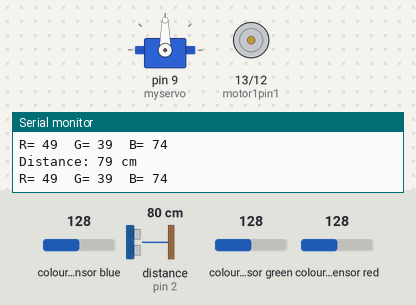
Recording of a sketch running on a simulated Arduino Uno, built with avr-gcc and run on an emulated ATmega328P. Shown: servo, motor-driver pin pairs drawn as motors (green arrow = first pin HIGH = forward, orange = second pin HIGH = backward, longer = more drive), the last lines printed to the serial monitor. Wiring (inferred from the names in the program): TCS3200 colour sensor: output pin 5; S2 pin 6; S3 pin 7; S0 pin 3; S1 pin 4. Inputs (shaded band) come from the test bench; at power-on: colour sensor blue 128, colour sensor green 128, colour sensor red 128, distance to the obstacle (sensor on pin 2) 80 cm. The echo pulse lasts 58.3 µs per cm.

Above: at 1.2 s.
1.3 s: colour sensor blue set to 136
At 1.9 s:
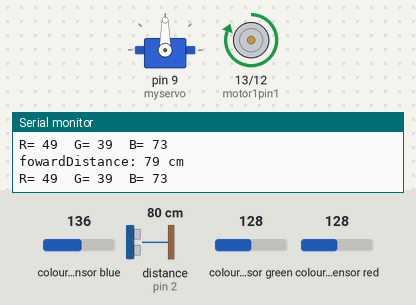
2.9 s: colour sensor green set to 134
5.9 s: colour sensor green set to 140
At 7.3 s:
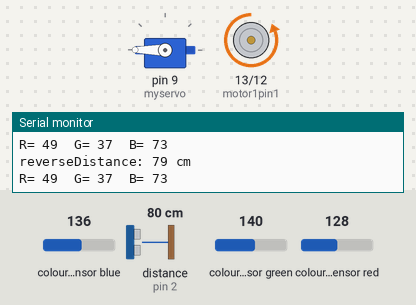
7.6 s: colour sensor red set to 191
At 9.0 s:
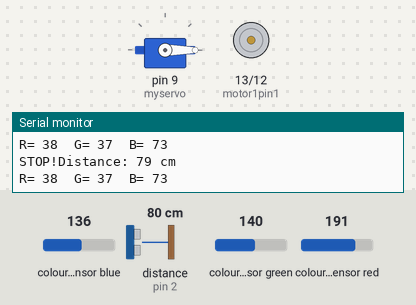
9.3 s: colour sensor blue set to 250
At 9.7 s:
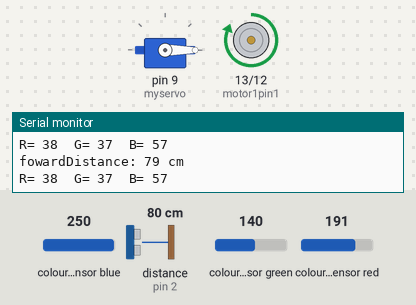
Timing chart, 0 to 11.8 s (numbered marks = the images above; inputs shaded):
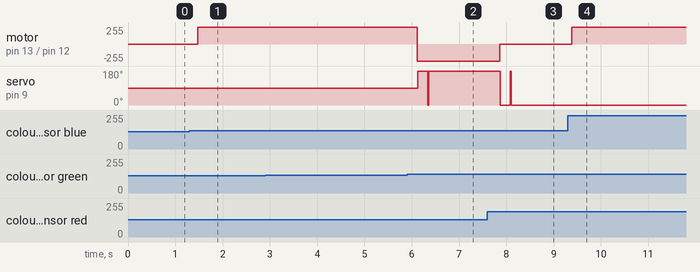

The sketch:

color-motor.ino
```cpp
#include <Servo.h>

#define S0 3
#define S1 4
#define S2 6
#define S3 7
#define echoPin 2
#define trigPin 1
#define sensorOut 5
int motor1pin1 = 13;
int motor1pin2 = 12;
int motor2pin1 = 11;
int motor2pin2 = 10;
Servo myservo;

int frequencyRed = 0;
int frequencyGreen = 0;
int frequencyBlue = 0;

long duration; // variable for the duration of sound wave travel
int distance;
float i=0;
int pos = 9;

void setup() {

  myservo.attach(9);
  pinMode(motor1pin1, OUTPUT);
  pinMode(motor1pin2, OUTPUT);
  pinMode(trigPin, OUTPUT); // Sets the trigPin as an OUTPUT
  pinMode(echoPin, INPUT); // Sets the echoPin as an INPUT
  Serial.begin(9600); // // Serial Communication is starting with 9600 of baudrate speed
  pinMode(S0, OUTPUT);
  pinMode(S1, OUTPUT);
  pinMode(S2, OUTPUT);
  pinMode(S3, OUTPUT);
  pinMode(sensorOut, INPUT);

  // Setting frequency-scaling to 20%
  digitalWrite(S0,HIGH);
  digitalWrite(S1,LOW);


}


void drive(int r, int g, int b) {
  if( r < g && r < b ){
    Serial.print("STOP!");
    digitalWrite(motor1pin1, LOW);
    digitalWrite(motor1pin2, LOW);
    digitalWrite(motor2pin1, LOW);
    digitalWrite(motor2pin2, LOW);
    for (pos = 180; pos >= 0; pos -= 2) { // goes from 180 degrees to 0 degrees
    myservo.write(pos);              // tell servo to go to position in variable 'pos'
                          // waits 15ms for the servo to reach the position
  }
  }
  if( g < b && g < r ) {
    Serial.print("reverse");
    digitalWrite(motor1pin1, LOW);
    digitalWrite(motor1pin2, HIGH);
    digitalWrite(motor2pin1, HIGH);
    digitalWrite(motor2pin2, LOW);

    for (pos = 0; pos <= 180; pos += 2) { // goes from 0 degrees to 180 degrees
    // in steps of 1 degree
    myservo.write(pos);              // tell servo to go to position in variable 'pos'
                          // waits 15ms for the servo to reach the position
  }


  }
  if( b < g && b < r ) {
    Serial.print("foward");
    digitalWrite(motor1pin1, HIGH);
    digitalWrite(motor1pin2, LOW);
    digitalWrite(motor2pin1, LOW);
    digitalWrite(motor2pin2, HIGH);


  }
}


long microsecondsToInches(long microseconds) {
   return microseconds / 74 / 2;
}

long microsecondsToCentimeters(long microseconds) {
   return microseconds / 29 / 2;
}

void loop() {
  //motor section of code
  // Clears the trigPin condition
  digitalWrite(trigPin, LOW);
  delayMicroseconds(2);
  // Sets the trigPin HIGH (ACTIVE) for 10 microseconds
  digitalWrite(trigPin, HIGH);
  delayMicroseconds(10);
  digitalWrite(trigPin, LOW);
  // Reads the echoPin, returns the sound wave travel time in microseconds
  duration = pulseIn(echoPin, HIGH);
  // Calculating the distance
  distance = duration * 0.034 / 2; // Speed of sound wave divided by 2 (go and back)
  // Displays the distance on the Serial Monitor
  Serial.print("Distance: ");
  Serial.print(distance);
  Serial.println(" cm");


   // Setting red filtered photodiodes to be read
  digitalWrite(S2,LOW);
  digitalWrite(S3,LOW);
  // Reading the output frequency
  frequencyRed = pulseIn(sensorOut, LOW);
  // Printing the value on the serial monitor
  Serial.print("R= ");//printing name
  Serial.print(frequencyRed+10);//printing RED color frequency
  Serial.print("  ");
  delay(100);
  // Setting Green filtered photodiodes to be read
  digitalWrite(S2,HIGH);
  digitalWrite(S3,HIGH);
  // Reading the output frequency
  frequencyGreen = pulseIn(sensorOut, LOW);
  // Printing the value on the serial monitor
  Serial.print("G= ");//printing name
  Serial.print(frequencyGreen);//printing RED color frequency
  Serial.print("  ");
  delay(100);
  // Setting Blue filtered photodiodes to be read
  digitalWrite(S2,LOW);
  digitalWrite(S3,HIGH);
  // Reading the output frequency
  frequencyBlue = pulseIn(sensorOut, LOW);
  // Printing the value on the serial monitor
  Serial.print("B= ");//printing name
  Serial.print(frequencyBlue+35);//printing RED color frequency
  Serial.println("  ");
  drive(frequencyRed, frequencyGreen, frequencyBlue);

  delay(5);

}
```

Measured:
- the behaviour switches between 131 and 132 on colour sensor blue (found by bisection; images 0 and 1)
- the behaviour switches between 136 and 137 on colour sensor green (found by bisection; images 1 and 2)
- after the input at 1.3 s, motor on pin 13 (motor1pin1) / pin 12 (motor1pin2): stopped → forward 255/255 after 0.17 s
- after the input at 5.9 s, motor on pin 13 (motor1pin1) / pin 12 (motor1pin2): forward 255/255 → backward 255/255 after 0.22 s; servo on pin 9 (myservo): 90° → 180° after 0.23 s
- after the input at 7.6 s, motor on pin 13 (motor1pin1) / pin 12 (motor1pin2): backward 255/255 → stopped after 0.26 s; servo on pin 9 (myservo): 180° → 0° after 0.27 s
- after the input at 9.3 s, motor on pin 13 (motor1pin1) / pin 12 (motor1pin2): stopped → forward 255/255 after 0.09 s
